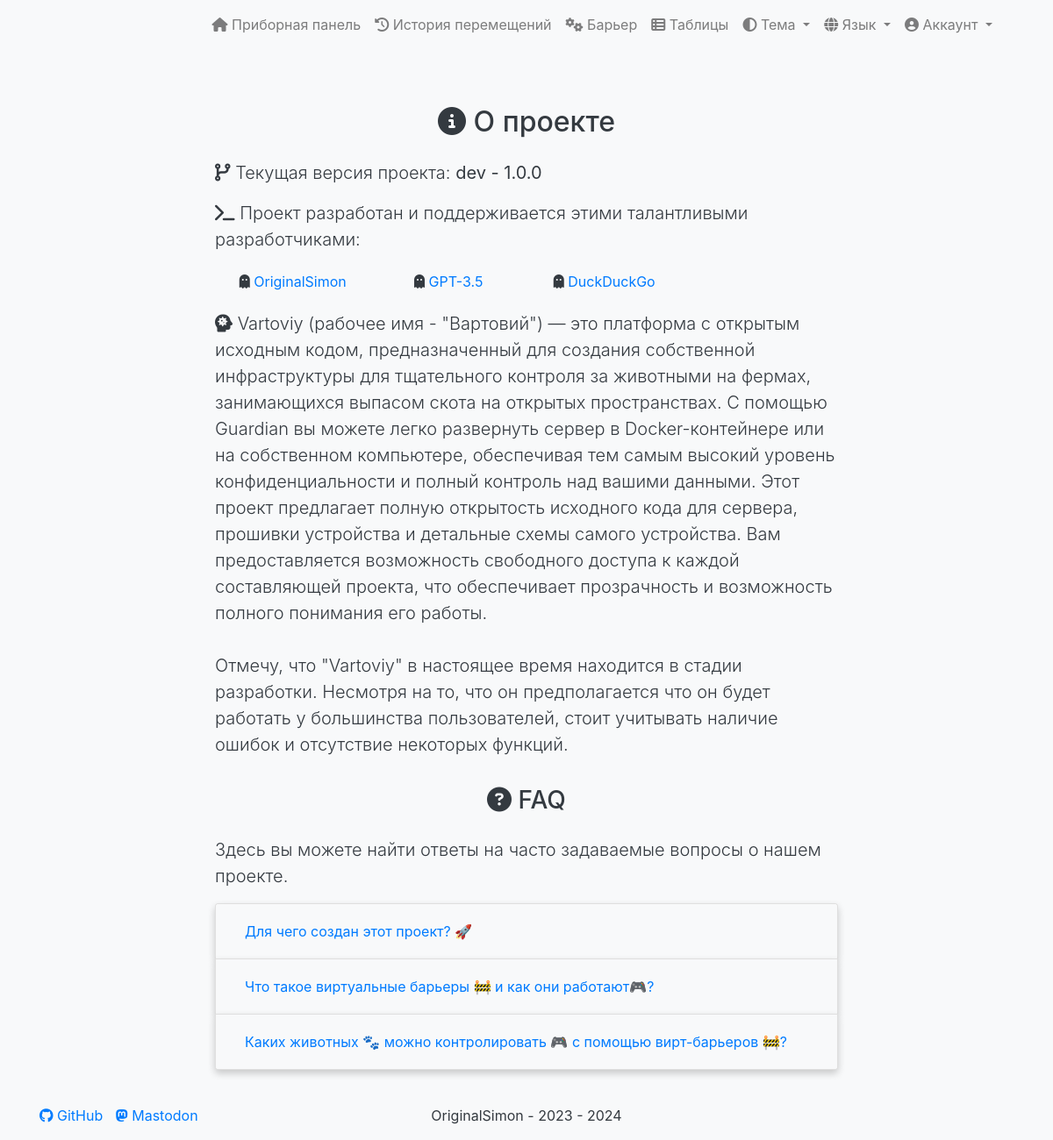
The page /about/ on the database its author committed.
### about_us_app/models.py (models this page shows, shortened)
class Project(models.Model):
    version = models.CharField(verbose_name='Версия', max_length=20)
    description = models.TextField(verbose_name='Описание')
    class Meta:
        verbose_name = 'Описание'
        verbose_name_plural = 'Описание'

class Developer(models.Model):
    name = models.CharField(verbose_name='Имя разработчика', max_length=100)
    github_profile = models.URLField(verbose_name='Профиль GitHub', blank=True, null=True)
    class Meta:
        verbose_name = 'Разработчика'
        verbose_name_plural = 'Разработчики'

class FAQ(models.Model):
    question = models.CharField(verbose_name='Вопрос', max_length=255)
    answer = models.TextField(verbose_name='Ответ')
    class Meta:
        verbose_name = 'Вопрос - ответ'
        verbose_name_plural = 'Вопросы - ответы'

### about_us_app/views.py (the view)
# urls.py: path('', views.about, name='about_us'),
def about(request):
    project = Project.objects.first()
    developers = Developer.objects.all()
    faqs = FAQ.objects.all()
    return render(request, 'about_us/about.html', {'project': project, 'developers': developers, 'faqs': faqs})

### templates/about_us/about.html (shortened to what this page needs)
{% extends 'base.html' %}
{% load static %}
{% load i18n %}
{% load crispy_forms_tags %}
{% block content %}
<div class="container mt-3">
    <div class="row">
        <div class="col-lg-8 mx-auto">
            <h2 class="text-center mb-4"><i class="fas fa-info-circle"></i> {% translate 'О проекте'  %}</h2>
            {% if project.version %}
                <p class="lead"><i class="fas fa-code-branch"></i> {% translate 'Текущая версия проекта'  %}:<strong> {{ project.version }}</strong></p>
            {% else %}
                <p class="lead"><i class="fas fa-code-branch"></i> {% translate 'Нет версий'  %}</p>
            {% endif %}
            <p class="lead"><i class="fa-solid fa-terminal"></i> {% translate 'Проект разработан и поддерживается этими талантливыми разработчиками'  %}:</p>
           <ul class="list-unstyled">
            {% for developer in developers %}
                <li>
                    <i class="fa-solid fa-ghost"></i>
                    {% if developer.github_profile %}
                        <a href="{{ developer.github_profile }}" target="_blank">{{ developer.name }}</a>
                    {% else %}
                        {{ developer.name }}
                    {% endif %}
                </li>
            {% empty %}
                <li>Нет разработчиков</li>
            {% endfor %}
            </ul>
            {% if project.description %}
            <p class="lead"><i class="fas fa-head-side-virus"></i> {{ project.description|linebreaksbr|safe}}</p>
            {% endif %}
        </div>
    </div>
</div>
<div class="container mt-3">
    <div class="row">
        <div class="col-lg-8 mx-auto">
            <h3 class="text-center mb-4"><i class="fas fa-question-circle"></i> FAQ</h3>
            <p class="lead">{% translate 'Здесь вы можете найти ответы на часто задаваемые вопросы о нашем проекте.'  %}</p>
            <div class="accordion" id="faqAccordion">
                {% for faq in faqs %}
                    <div class="card">
                        <div class="card-header" id="heading{{ faq.id }}">
                            <h5 class="mb-0">
                                <button class="btn btn-link" type="button" data-toggle="collapse"
                                        data-target="#collapse{{ faq.id }}" aria-expanded="false"
                                        aria-controls="collapse{{ faq.id }}">
                                    {{ faq.question }}
                                </button>
                            </h5>
                        </div>
                    </div>
                {% empty %}
                    <p>{% translate 'Нет вопросов и ответов в FAQ.'  %}</p>
                {% endfor %}
            </div>
        </div>
    </div>
</div>
{% endblock content %}

### templates/base.html (shortened to what this page needs)
{% load i18n %}
{% load static %}
<!DOCTYPE html>
<html lang="en">
<head>
    <link href="https://stackpath.bootstrapcdn.com/bootstrap/4.3.1/css/bootstrap.min.css" rel="stylesheet">
    <link href="https://cdnjs.cloudflare.com/ajax/libs/font-awesome/6.1.0/css/all.min.css" rel="stylesheet">
    <link rel="stylesheet" href="https://unpkg.com/leaflet/dist/leaflet.css" />
    <link rel="stylesheet" href="https://unpkg.com/leaflet-draw/dist/leaflet.draw.css" />
    <link rel="stylesheet" type="text/css" href="{% static 'css/style.css' %}">
</head>
<body class="bg-light text-dark">
    <header>
        <div class="container">
            <nav class="navbar navbar-expand-lg navbar-light">
                <div class="collapse navbar-collapse" id="navbarNav">
                    <ul class="navbar-nav ml-auto">
                        <li class="nav-item">
                            <a class="nav-link" href="{% url 'home' %}">
                                <i class="fas fa-home"></i> {% translate 'Приборная панель' %}
                            </a>
                        </li>
                        <li class="nav-item">
                            <a class="nav-link" href="{% url 'journeylog' %}">
                                <i class="fas fa-history"></i> {% translate 'История перемещений' %}
                            </a>
                        </li>
                        <li class="nav-item">
                            <a class="nav-link" href="{% url 'configuration' %}">
                                <i class="fas fa-cogs"></i> {% translate 'Барьер' %}
                            </a>
                        </li>
                        <li class="nav-item">
                            <a class="nav-link" href="{% url 'tables' %}">
                                <i class="fa-solid fa-table-list"></i> {% translate 'Таблицы' %}
                            </a>
                        </li>
                        <li class="nav-item dropdown">
                            <a class="nav-link dropdown-toggle" href="#" id="themeDropdown" role="button"
                                data-toggle="dropdown" aria-haspopup="true" aria-expanded="false">
                                <i class="fas fa-adjust"></i> {% translate 'Тема' %}
                            </a>
                        </li>
                        <div id="language-switcher" class="nav-item dropdown">
                            <a class="nav-link dropdown-toggle" href="#" id="languageDropdown" role="button" data-toggle="dropdown"
                               aria-haspopup="true" aria-expanded="false">
                                <i class="fas fa-globe"></i> {% translate 'Язык' %}
                            </a>
                                            {% get_current_language as LANGUAGE_CODE %}
                                            {% get_available_languages as LANGUAGES %}
                        </div>
                        <li class="nav-item dropdown">
                            <a class="nav-link dropdown-toggle" href="{% url 'profile' %}" id="accountDropdown" role="button"
                            data-toggle="dropdown" aria-haspopup="true" aria-expanded="false">
                                <i class="fas fa-user-circle"></i> {% translate 'Аккаунт' %}
                            </a>
                        </li>
                    </ul>
                </div>
            </nav>
        </div>
    </header>
    <main class="container mt-5 mb-4">
        {% block content %}{% endblock content %}
    </main>
    <footer class="text-center py-3 mt-auto">
        <div class="container">
            <div class="row">
                <div class="col-md-4 text-left">
                    <a href="https://github.com/SimonOriginal" class="text-black">
                        <i class="fab fa-github"></i> GitHub
                    </a>
                    <a rel="me" href="https://twiukraine.com/@originalsimon" style="margin-left: 10px;">
                        <i class="fa-brands fa-mastodon"></i> Mastodon
                    </a>
                </div>
                <div class="col-md-4">
                    <p class="mb-0" id="currentYear"></p>
                </div>
            </div>
        </div>
    </footer>
</body>
</html>

### static/css/style.css (style rules this page uses)
body { display: flex; flex-direction: column; min-height: 99vh; }
.card { box-shadow: 0 4px 8px 0 rgba(0, 0, 0, 0.2); }
.list-unstyled { display: flex; flex-wrap: wrap; list-style: none; padding: 0; }
.list-unstyled li { flex: 0 0 25%; padding: 5px; text-align: center; }
.text-left { text-align: left; }

### rows shown on the page
Project: version "dev - 1.0.0", description "Vartoviy (рабочее имя - \"Вартовий\") — это платформа с открытым исходным кодом, предназначенный для создания собственной инфраструктуры для тщательного контроля за животными на фермах, занимающихся выпасом скота на открытых пространствах. С помощью Guardian вы можете легко развернуть сервер в Docker-контейнере или на собственном компьютере, обеспечивая тем самым высокий уровень конфиденциальности и полный контроль над вашими данными. Этот проект предлагает полную открытость исходного кода для сервера, прошивки устройства и детальные схемы самого устройства. Вам предоставляется возможность свободного доступа к каждой составляющей проекта, что обеспечивает прозрачность и возможность полного…"
Developer: name "OriginalSimon"
Developer: name "GPT-3.5"
Developer: name "DuckDuckGo"
FAQ: question "Для чего создан этот проект? 🚀"
FAQ: question "Что такое виртуальные барьеры 🚧 и как они работают🎮?"
FAQ: question "Каких животных 🐾 можно контролировать 🎮 с помощью вирт-барьеров 🚧?"
